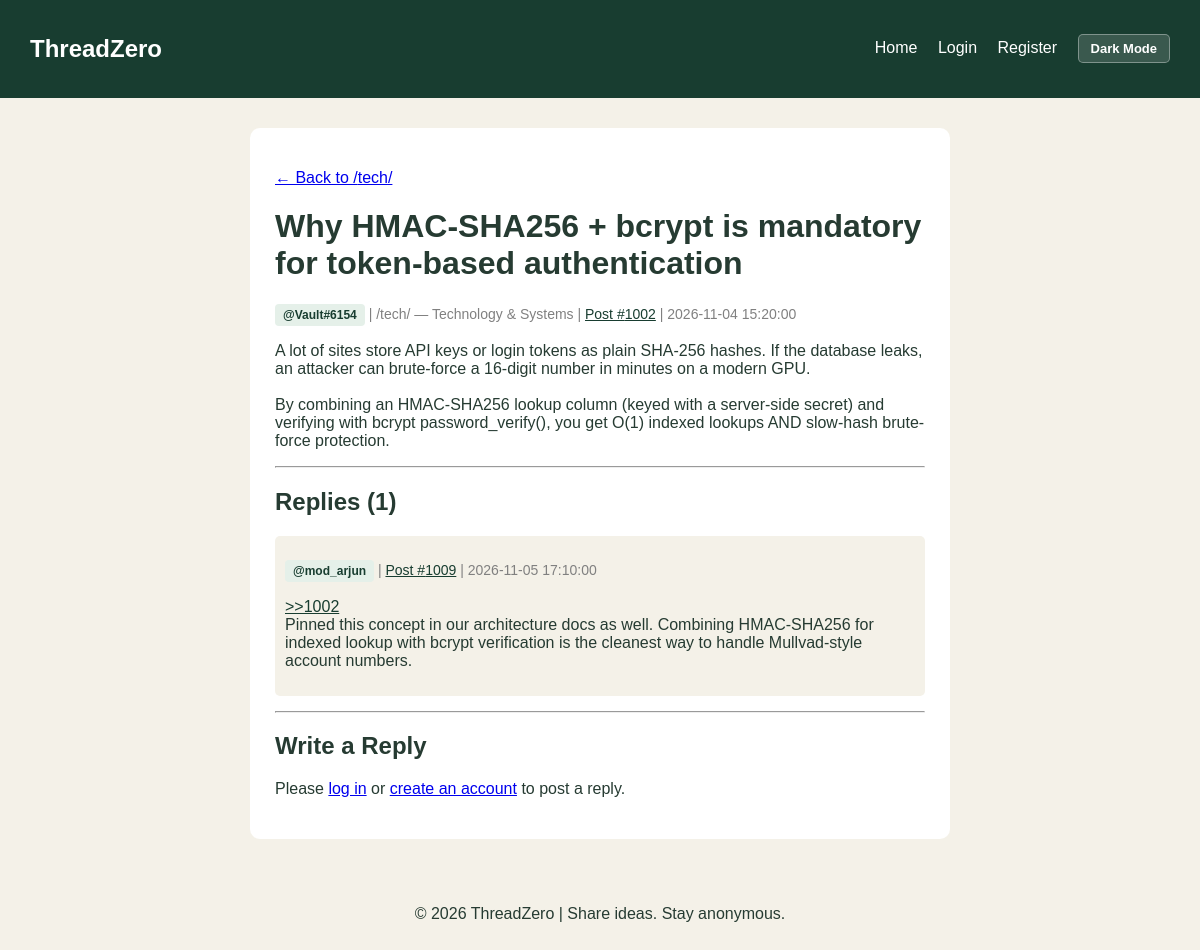
The page /thread.php?id=1002 on the database its author committed.
### tables this page shows
CREATE TABLE posts (
    id INT AUTO_INCREMENT PRIMARY KEY,
    board_id INT NOT NULL,
    user_id INT NOT NULL,
    parent_id INT DEFAULT NULL,
    title VARCHAR(150) DEFAULT NULL,                
    content TEXT NOT NULL,
    image_path VARCHAR(255) DEFAULT NULL,
    is_anon TINYINT(1) DEFAULT 0,                   
    is_pinned TINYINT(1) DEFAULT 0,
    is_locked TINYINT(1) DEFAULT 0,
    is_reported TINYINT(1) DEFAULT 0,               
    bumped_at TIMESTAMP DEFAULT CURRENT_TIMESTAMP,
    created_at TIMESTAMP DEFAULT CURRENT_TIMESTAMP,
    FOREIGN KEY (board_id) REFERENCES boards(id) ON DELETE CASCADE,
    FOREIGN KEY (user_id) REFERENCES users(id) ON DELETE CASCADE,
    FOREIGN KEY (parent_id) REFERENCES posts(id) ON DELETE CASCADE
);

CREATE TABLE boards (
    id INT AUTO_INCREMENT PRIMARY KEY,
    slug VARCHAR(20) UNIQUE NOT NULL,               
    title VARCHAR(100) NOT NULL,
    description VARCHAR(255) NOT NULL
);

CREATE TABLE users (
    id INT AUTO_INCREMENT PRIMARY KEY,
    username VARCHAR(50) UNIQUE NOT NULL,           
    password_hash VARCHAR(255) DEFAULT NULL,        
    token_lookup CHAR(64) DEFAULT NULL,             
    bio VARCHAR(255) DEFAULT 'Hello, I use ThreadZero.',
    role ENUM('user', 'mod') DEFAULT 'user',
    created_at TIMESTAMP DEFAULT CURRENT_TIMESTAMP,
    UNIQUE KEY unique_token_lookup (token_lookup)   
);

### thread.php (the view, shortened to what this page needs)
<?php
require_once 'config/db.php';
require_once 'config/functions.php';
$thread_id = is_string($_GET['id'] ?? null) ? (int)$_GET['id'] : 0;
$thread_sql = "SELECT p.*, u.username, b.slug AS board_slug, b.title AS board_title
               FROM posts p
               JOIN users u ON p.user_id = u.id
               JOIN boards b ON p.board_id = b.id
               WHERE p.id = ? AND p.parent_id IS NULL
               LIMIT 1";
$thread_stmt = $pdo->prepare($thread_sql);
$thread_stmt->execute([$thread_id]);
    ?>
    <?php
$thread_stmt->execute([$thread_id]);
$thread = $thread_stmt->fetch();
$replies_sql = "SELECT p.*, u.username
                FROM posts p
                JOIN users u ON p.user_id = u.id
                WHERE p.parent_id = ?
                ORDER BY p.created_at ASC, p.id ASC";
$replies_stmt = $pdo->prepare($replies_sql);
$replies_stmt->execute([$thread_id]);
$replies = $replies_stmt->fetchAll();
$edit_post_id = is_string($_GET['edit'] ?? null) ? (int)$_GET['edit'] : 0;
include 'includes/header.php';
?>
<main class="thread-box">
    <p>
        <a href="index.php?board=<?= urlencode($thread['board_slug']) ?>">
            &larr; Back to /<?= htmlspecialchars($thread['board_slug']) ?>/
        </a>
    </p>
    <div id="p<?= (int)$thread['id'] ?>" class="thread-post">
        <h1>
            <?= htmlspecialchars($thread['title']) ?>
        </h1>
        <p class="thread-info">
            <?= renderAuthorBadge($thread) ?>
            | /<?= htmlspecialchars($thread['board_slug']) ?>/ &mdash; <?= htmlspecialchars($thread['board_title']) ?>
            | <a href="#reply-form" class="quote-link" onclick="quotePost(<?= (int)$thread['id'] ?>)">Post #<?= (int)$thread['id'] ?></a>
            | <?= htmlspecialchars($thread['created_at']) ?>
        </p>
        <?php if ($edit_post_id === (int)$thread['id'] && isLoggedIn() && (int)$_SESSION['user_id'] === (int)$thread['user_id']): ?>
            <form method="POST" action="thread.php?id=<?= (int)$thread['id'] ?>">
                <?= csrfField() ?>
                <input type="hidden" name="action" value="edit_post">
                <input type="hidden" name="post_id" value="<?= (int)$thread['id'] ?>">
                <textarea name="content" maxlength="5000" required><?= htmlspecialchars($thread['content']) ?></textarea>
                <div>
                    <button type="submit">Save Changes</button>
                    <a href="thread.php?id=<?= (int)$thread['id'] ?>" style="margin-left: 10px;">Cancel</a>
                </div>
            </form>
        <?php else: ?>
            <p><?= formatPostBody($thread['content']) ?></p>
        <?php endif; ?>
    </div>
    <hr>
    <h2>Replies (<?= count($replies) ?>)</h2>
    <?php if (empty($replies)): ?>
        <p>No replies yet. Start the discussion below!</p>
    <?php else: ?>
        <?php foreach ($replies as $reply): ?>
            <div class="reply-box" id="p<?= (int)$reply['id'] ?>">
                <p class="thread-info">
                    <?= renderAuthorBadge($reply, $thread) ?>
                    | <a href="#reply-form" class="quote-link" onclick="quotePost(<?= (int)$reply['id'] ?>)">Post #<?= (int)$reply['id'] ?></a>
                    | <?= htmlspecialchars($reply['created_at']) ?>
                </p>
                <?php if ($edit_post_id === (int)$reply['id'] && isLoggedIn() && (int)$_SESSION['user_id'] === (int)$reply['user_id']): ?>
                    <form method="POST" action="thread.php?id=<?= (int)$thread['id'] ?>">
                        <?= csrfField() ?>
                        <input type="hidden" name="action" value="edit_post">
                        <input type="hidden" name="post_id" value="<?= (int)$reply['id'] ?>">
                        <textarea name="content" maxlength="5000" required><?= htmlspecialchars($reply['content']) ?></textarea>
                        <div>
                            <button type="submit">Save Changes</button>
                            <a href="thread.php?id=<?= (int)$thread['id'] ?>#p<?= (int)$reply['id'] ?>" style="margin-left: 10px;">Cancel</a>
                        </div>
                    </form>
                <?php else: ?>
                    <p><?= formatPostBody($reply['content']) ?></p>
                <?php endif; ?>
            </div>
        <?php endforeach; ?>
    <?php endif; ?>
    <hr>
    <h2 id="reply-form">Write a Reply</h2>
    <?php if ((int)$thread['is_locked'] === 1 && !isMod()): ?>
        <p class="locked-notice">This thread has been locked by a moderator. New replies are disabled.</p>
    <?php else: ?>
        <p>Please <a href="auth.php">log in</a> or <a href="auth.php?mode=register">create an account</a> to post a reply.</p>
    <?php endif; ?>
</main>
<?php include 'includes/footer.php'; ?>

### config/functions.php (shortened to what this page needs)
<?php
function isLoggedIn() {
    return isset($_SESSION['user_id']);
}
function renderAuthorBadge($post, $parentThread = null) {
    $username = htmlspecialchars($post['username'] ?? 'User', ENT_QUOTES, 'UTF-8');
    return '<span class="badge-user">@' . $username . '</span>';
}
function formatPostBody($text) {
    $safe = htmlspecialchars($text, ENT_QUOTES, 'UTF-8');
    $safe = preg_replace('/&gt;&gt;(\d+)/', '<a href="#p$1" class="quote-link">&gt;&gt;$1</a>', $safe);
    $safe = preg_replace('/^(&gt;.*)$/m', '<span class="greentext">$1</span>', $safe);
    return nl2br($safe);
}
?>

### assets/css/style.css (style rules this page uses)
.home-page, .login-page, .register-page, .thread-page, .profile-page { margin: 0; background-color: #f4f1e8; font-family: Arial, sans-serif; color: #263b32; }
.thread-box { background-color: white; width: 700px; max-width: 90%; margin: 30px auto; padding: 25px; border-radius: 10px; box-sizing: border-box; }
.thread-info { color: gray; font-size: 14px; }
.reply-box { background-color: #f4f1e8; padding: 10px; margin: 15px 0; border-radius: 5px; }
.badge-user { display: inline-block; background-color: #e5f0e9; color: #183d30; padding: 4px 8px; border-radius: 4px; font-size: 12px; font-weight: bold; }
.quote-link { color: #183d30; text-decoration: underline; cursor: pointer; }
:root { color-scheme: light; --bg: #f4f1e8; --card-bg: #ffffff; --sub-bg: #f4f1e8; --text-main: #263b32; --text-muted: #666666; --header-bg: #183d30; --border-color: #cccccc; --input-bg: #ffffff; }

### rows shown on the page
posts: board.slug "tech", title "Why HMAC-SHA256 + bcrypt is mandatory for token-based authentication", user.username "Vault#6154", board.title "Technology & Systems", id "1002", created_at "2026-11-04 15:20:00", content "A lot of sites store API keys or login tokens as plain SHA-256 hashes. If the database leaks, an attacker can brute-force a 16-digit number in minutes on a modern GPU. By combining an HMAC-SHA256 lookup column (keyed with a server-side secret) and verifying with bcrypt password_verify(), you get O(1) indexed lookups AND slow-hash brute-force protection."
posts: user.username "mod_arjun", id "1009", created_at "2026-11-05 17:10:00", content ">>1002 Pinned this concept in our architecture docs as well. Combining HMAC-SHA256 for indexed lookup with bcrypt verification is the cleanest way to handle Mullvad-style account numbers."

### other values the page prints
count($replies) "1"
